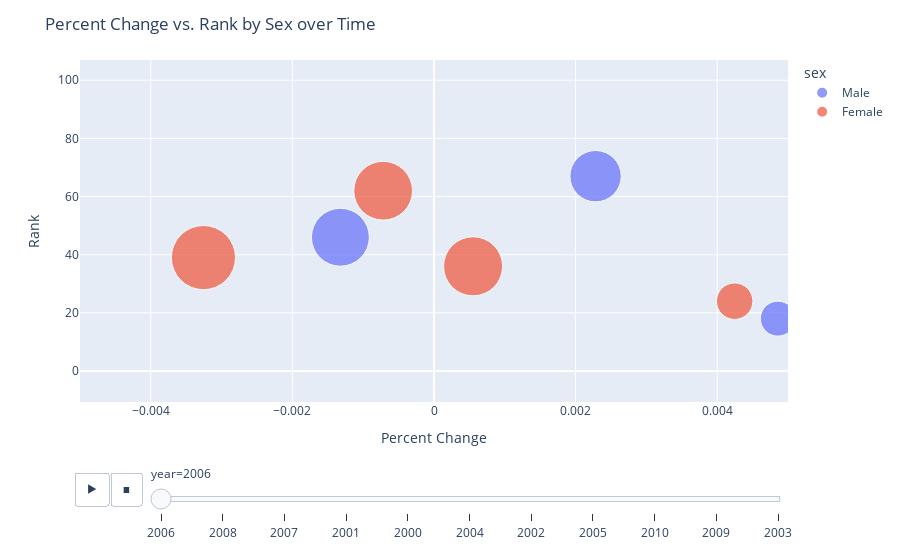

Notebook code for this chart:
### Markdown cell above
**Question 7**
Here I interac with Chatbot then make an animated bubble chart using the plotly library in Python, based on
the gapminder dataset that comes with plotly, which contains data on countries' GDP, life expectancy, and population over time.
Here is my Chat Histories:
https://chatgpt.com/share/66f3b60b-6128-800f-bd99-85a8439149a3

### Code cell
#Question 8 The Second Version Base On The Previous Answer
import pandas as pd
import plotly.express as px
import numpy as np

# Create a sample dataset
np.random.seed(42)
years = list(range(2000, 2011))
names = ['Alice', 'Bob', 'Charlie', 'David', 'Eve']
sexes = ['Male', 'Female']

data = {
    'name': np.random.choice(names, 100),
    'year': np.random.choice(years, 100),
    'percent change': np.random.uniform(-0.005, 0.005, 100),
    'rank': np.random.randint(1, 100, 100),
    'percent': np.random.uniform(0, 1, 100),
    'sex': np.random.choice(sexes, 100)
}

df = pd.DataFrame(data)

# Create the updated scatter plot
fig = px.scatter(
    df, 
    x="percent change",  # Change to the column for percent change
    y="rank",            # Change to the column for rank
    animation_frame="year", 
    animation_group="name", 
    size="percent",       # Change to the column for percent
    color="sex",          # Change to the column for sex
    hover_name="name",    # Change to the column for name
    size_max=50,          # Limit bubble size
    range_x=[-0.005, 0.005]  # Set the x-axis range to match the percent change
)

# Update the layout
fig.update_layout(
    title="Percent Change vs. Rank by Sex over Time",
    xaxis_title="Percent Change",
    yaxis_title="Rank"
)

# Display the updated figure
fig.show()

### Figure 1 — Plotly figure (JSON) as saved in the notebook; plotly's stock layout.template omitted (floating-point values rounded to 4 significant figures)
{"data": [{"hovertemplate": "<b>%{hovertext}</b><br><br>sex=Male<br>year=2006<br>percent change=%{x}<br>rank=%{y}<br>percent=%{marker.size}<extra></extra>", "hovertext": ["David", "Bob", "Charlie", "David", "Charlie", "David", "Bob"], "ids": ["David", "Bob", "Charlie", "David", "Charlie", "David", "Bob"], "legendgroup": "Male", "marker": {"color": "#636efa", "size": [0.2398, 0.5167, 0.6571, 0.3463, 0.6159, 0.3773, 0.496], "sizemode": "area", "sizeref": 0.0003918, "symbol": "circle"}, "mode": "markers", "name": "Male", "orientation": "v", "showlegend": true, "type": "scatter", "x": [0.004857, 0.002282, -0.001322, 0.001909, 0.0002965, -0.004908, 0.002122], "xaxis": "x", "y": [18, 67, 46, 93, 45, 25, 52], "yaxis": "y"}, {"hovertemplate": "<b>%{hovertext}</b><br><br>sex=Female<br>year=2006<br>percent change=%{x}<br>rank=%{y}<br>percent=%{marker.size}<extra></extra>", "hovertext": ["Eve", "David", "Alice", "Eve", "David", "David", "Charlie"], "ids": ["Eve", "David", "Alice", "Eve", "David", "David", "Charlie"], "legendgroup": "Female", "marker": {"color": "#EF553B", "size": [0.8069, 0.2609, 0.684, 0.8672, 0.274, 0.7399, 0.6768], "sizemode": "area", "sizeref": 0.0003918, "symbol": "circle"}, "mode": "markers", "name": "Female", "orientation": "v", "showlegend": true, "type": "scatter", "x": [-0.003256, 0.004247, 0.000552, 0.003972, 0.003986, -7.482e-05, -0.0007182], "xaxis": "x", "y": [39, 24, 36, 8, 86, 52, 62], "yaxis": "y"}], "layout": {"legend": {"itemsizing": "constant", "title": {"text": "sex"}, "tracegroupgap": 0}, "margin": {"t": 60}, "sliders": [{"active": 0, "currentvalue": {"prefix": "year="}, "len": 0.9, "pad": {"b": 10, "t": 60}, "steps": [{"args": [["2006"], {"frame": {"duration": 0, "redraw": false}, "fromcurrent": true, "mode": "immediate", "transition": {"duration": 0, "easing": "linear"}}], "label": "2006", "method": "animate"}, {"args": [["2008"], {"frame": {"duration": 0, "redraw": false}, "fromcurrent": true, "mode": "immediate", "transition": {"duration": 0, "easing": "linear"}}], "label": "2008", "method": "animate"}, {"args": [["2007"], {"frame": {"duration": 0, "redraw": false}, "fromcurrent": true, "mode": "immediate", "transition": {"duration": 0, "easing": "linear"}}], "label": "2007", "method": "animate"}, {"args": [["2001"], {"frame": {"duration": 0, "redraw": false}, "fromcurrent": true, "mode": "immediate", "transition": {"duration": 0, "easing": "linear"}}], "label": "2001", "method": "animate"}, {"args": [["2000"], {"frame": {"duration": 0, "redraw": false}, "fromcurrent": true, "mode": "immediate", "transition": {"duration": 0, "easing": "linear"}}], "label": "2000", "method": "animate"}, {"args": [["2004"], {"frame": {"duration": 0, "redraw": false}, "fromcurrent": true, "mode": "immediate", "transition": {"duration": 0, "easing": "linear"}}], "label": "2004", "method": "animate"}, {"args": [["2002"], {"frame": {"duration": 0, "redraw": false}, "fromcurrent": true, "mode": "immediate", "transition": {"duration": 0, "easing": "linear"}}], "label": "2002", "method": "animate"}, {"args": [["2005"], {"frame": {"duration": 0, "redraw": false}, "fromcurrent": true, "mode": "immediate", "transition": {"duration": 0, "easing": "linear"}}], "label": "2005", "method": "animate"}, {"args": [["2010"], {"frame": {"duration": 0, "redraw": false}, "fromcurrent": true, "mode": "immediate", "transition": {"duration": 0, "easing": "linear"}}], "label": "2010", "method": "animate"}, {"args": [["2009"], {"frame": {"duration": 0, "redraw": false}, "fromcurrent": true, "mode": "immediate", "transition": {"duration": 0, "easing": "linear"}}], "label": "2009", "method": "animate"}, {"args": [["2003"], {"frame": {"duration": 0, "redraw": false}, "fromcurrent": true, "mode": "immediate", "transition": {"duration": 0, "easing": "linear"}}], "label": "2003", "method": "animate"}], "x": 0.1, "xanchor": "left", "y": 0, "yanchor": "top"}], "title": {"text": "Percent Change vs. Rank by Sex over Time"}, "updatemenus": [{"buttons": [{"args": [null, {"frame": {"duration": 500, "redraw": false}, "fromcurrent": true, "mode": "immediate", "transition": {"duration": 500, "easing": "linear"}}], "label": "&#9654;", "method": "animate"}, {"args": [[null], {"frame": {"duration": 0, "redraw": false}, "fromcurrent": true, "mode": "immediate", "transition": {"duration": 0, "easing": "linear"}}], "label": "&#9724;", "method": "animate"}], "direction": "left", "pad": {"r": 10, "t": 70}, "showactive": false, "type": "buttons", "x": 0.1, "xanchor": "right", "y": 0, "yanchor": "top"}], "xaxis": {"anchor": "y", "domain": [0, 1], "range": [-0.005, 0.005], "title": {"text": "Percent Change"}}, "yaxis": {"anchor": "x", "domain": [0, 1], "title": {"text": "Rank"}}}}
